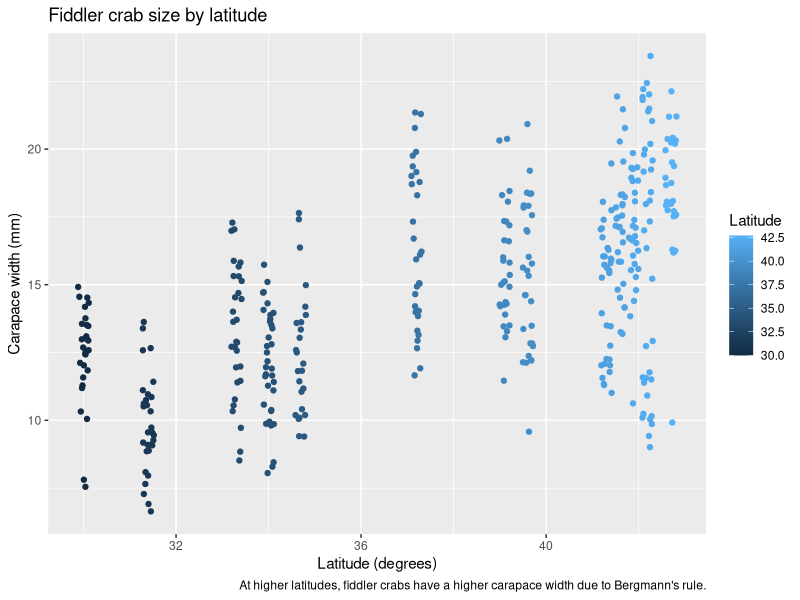

Source code (R):
## ---- chunk 1
knitr::opts_chunk$set(echo = TRUE)
library(here)
library(tidyverse)
library(kableExtra)
## ---- chunk 2
body_sizes <- read_csv(here("data", "HTL-MAR-FiddlerCrabBodySize.csv"))
## ---- chunk 3
ggplot(data = body_sizes, aes(x= Latitude, y= carapace_width)) +
  geom_jitter(aes(color = Latitude)) +
  labs(title = "Fiddler crab size by latitude", x = "Latitude (degrees)", y= "Carapace width (mm)", caption = "At higher latitudes, fiddler crabs have a higher carapace width due to Bergmann's rule.")
## ---- chunk 4
body_size_table <- body_sizes %>% 
  group_by(Site) %>% 
  summarize(Mean = round(mean(carapace_width), 2),
            Standard_Deviation = round(sd(carapace_width), 2),
            Sample_Size = n())

body_size_table %>% 
  kable(col.names = c("Site ID", "Mean Carapace 
                      Width (mm)", "Standard Deviation (mm)", "Sample Size"),
        caption = "Mean carapace width in mm, standard deviation (mm), and crab sample size at each site to test Bergmann's Rule.") %>% 
  kable_classic(full_width = FALSE)
